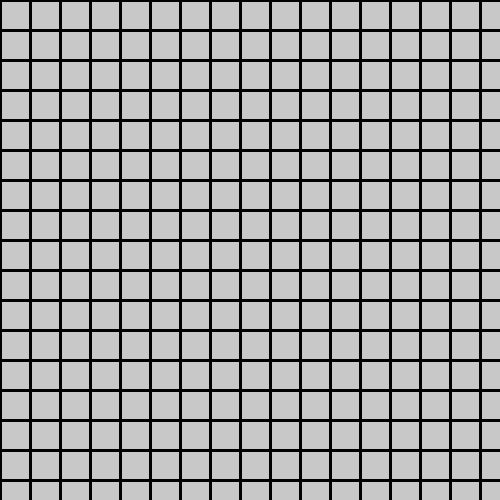
Frame 1 (no input)
Frame 60 (the mouse pressed at the canvas centre just before this capture): identical to frame 1, image omitted
Frame 120 (the mouse held since frame 60 and released just before this capture): identical to frame 1, image omitted

The Processing sketch that drew this single still picture (run headless with seeded random() and noise(); from frame 60 on, the mouse is pressed at the canvas centre):

// Processing sketch: GRID_for_loop
// ── GRID_for_loop.pde

void setup() {
  size(500, 500);
}

void draw() {

  background(200);
  for (int y=0; y<height; y=y+30) {
    strokeWeight(3);
    line(0, y, width, y);
  }

  for ( int x=0; x<width; x=x+30) {
    strokeWeight(3);
    line(x, 0, x, height);
  }
}
